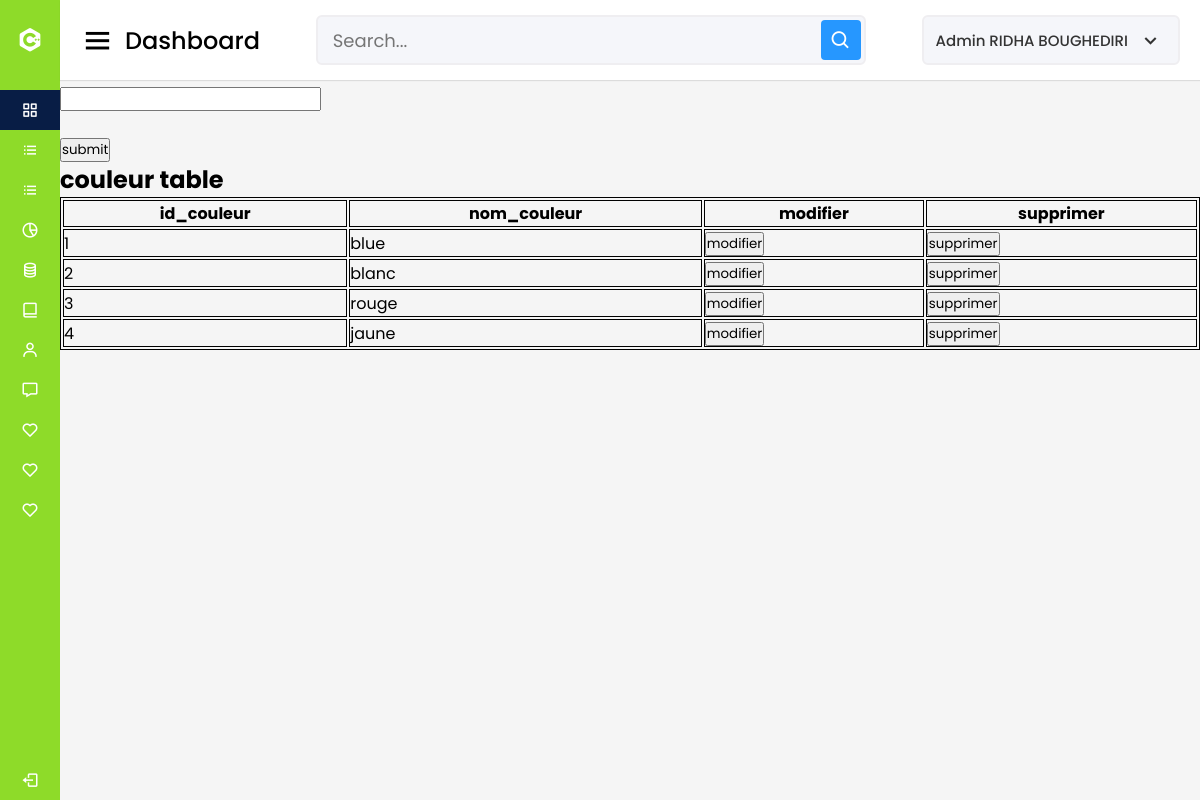
The page /show/displaytablecouleur.php on the database as committed earlier.
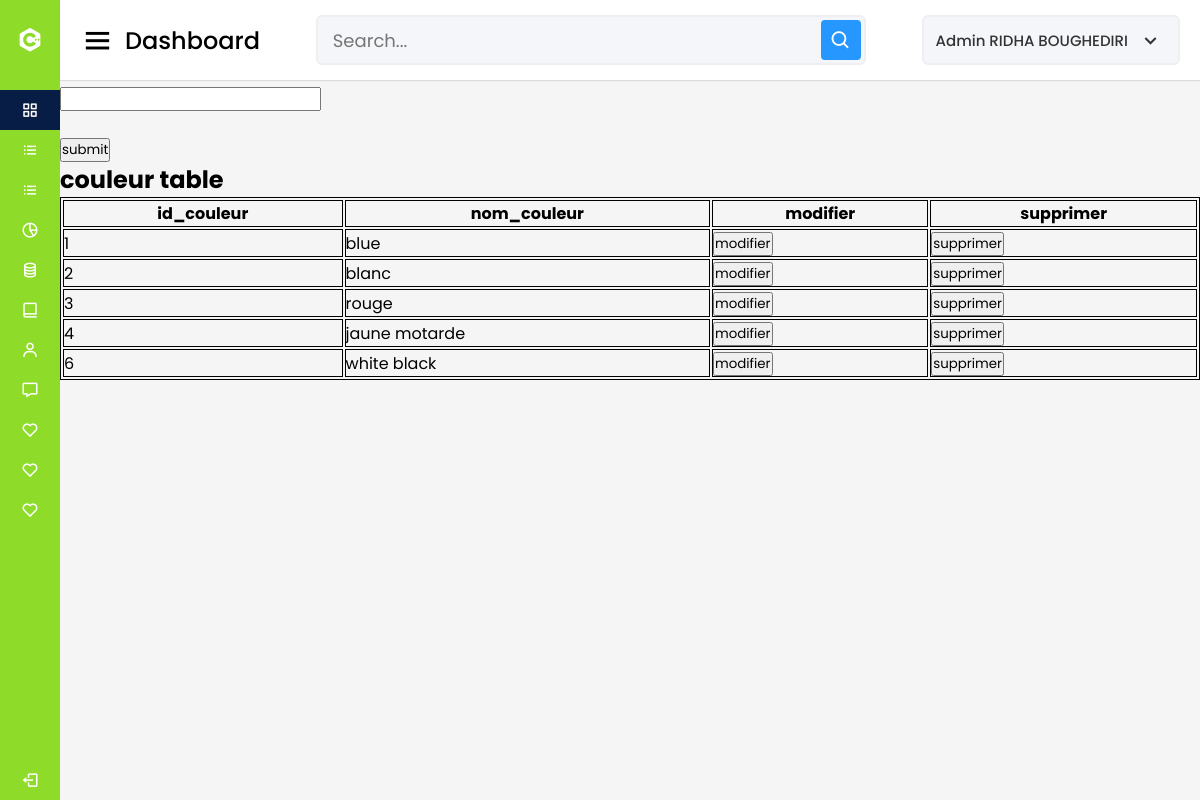
The same page on the database as committed later.
### tables this page shows
CREATE TABLE `couleur` (
  `id_couleur` int(11) NOT NULL,
  `nom_couleur` varchar(256) NOT NULL
);

### classes/database.class.php (called while the page is built)
<?php
class DataBase{
    private $host="localhost";
    private $username="root";
    private $dbname="rb_shop";
    private $pswd="";
    public function connect() {
        $dsn = 'mysql:host='.$this->host.';dbname='.$this->dbname;
        $pdo = new PDO($dsn, $this->username, $this->pswd);
        $pdo->setAttribute(PDO::ATTR_DEFAULT_FETCH_MODE, PDO::FETCH_ASSOC);
        return $pdo;
      }
}
?>

### classes/couleur.class.php (called while the page is built, shortened)
<?php
class Couleur extends DataBase
{
  public function getCoul()
  {
    $sql = "SELECT * FROM couleur";
    $stmt = $this->connect()->prepare($sql);
    $stmt->execute();
    while ($result = $stmt->fetchAll()) {
      return $result;
    }
  }
}
?>

### show/displaytablecouleur.php (the view, shortened to what this page needs)
<?php
require_once("../adminhtmlcss/slideadmin.php");
require_once("../adminhtmlcss/barreadmin.php");
require_once("../adminhtmlcss/footeradmin.php");
echo " <br>";
?>
<!DOCTYPE html>
<html>
<body>
<h2>rajouter une couleur</h2>
<form method="POST">
  <label for="lname">nom de la couleur:</label><br>
  <input type="text" name="nom_couleur" value=""><br><br>
  <input type="submit" name="submit" value="submit">
</form>
    <h2>couleur table</h2>
    <table style="width:100%">
        <tr>
            <th>id_couleur</th>
            <th>nom_couleur</th>
            <th>modifier</th>
            <th>supprimer</th>
            <?php  $couleurs= new Couleur();?>
<?php if($couleurs->getCoul()) : ?>
<?php foreach($couleurs->getCoul()as $couleur): ?>
  <tr>
    <td><?=  $couleur["id_couleur"] ?></td>
    <td><?=  $couleur["nom_couleur"]  ?></td>
    <td> <a href="../editer/editerlacouleur.php? id=<?= $couleur['id_couleur']?>"><button>modifier</button></a> </td>
    <td><a href="displaytablecouleur.php? id=<?= $couleur['id_couleur']?>&send=del" ><button>supprimer</button></a></td>
<?php endforeach; ?>
<?php else: ?>
<?php endif; ?>
</body>
</html>

Rows that differ between the two databases and show on the page:
changed couleur id 4: nom_couleur "jaune" → "jaune motarde"
added couleur: id_couleur "6", nom_couleur "white black"
